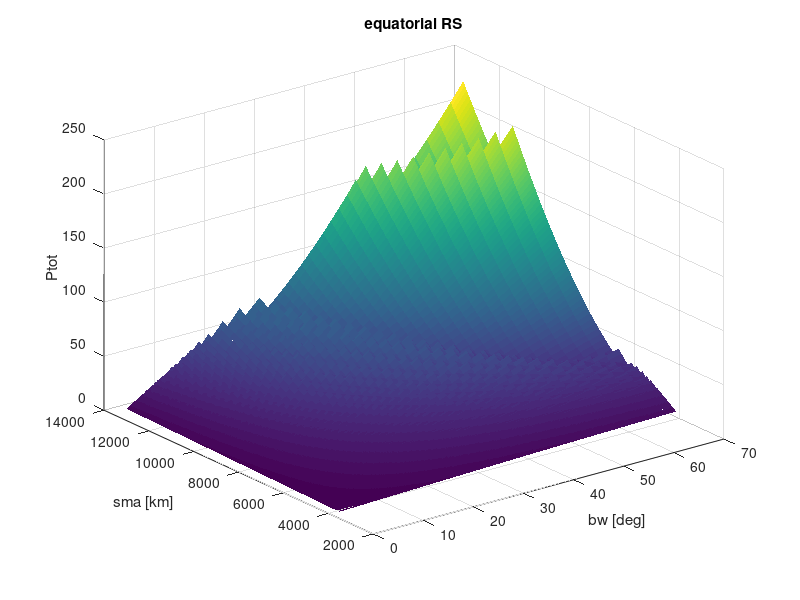

This chart was generated by the following MATLAB code:
clc; clear; close all;
load('beamwith.mat')

hmin = 500;                          % minimum altitude [km]
RM = 3393;                           % Mars radius [km]
h_sat = SMa - RM;
SMa = SMa(h_sat > hmin);
Psat = P_sat((h_sat > hmin), :)';
h_sat = SMa - RM;

Nb = length(bw);
Na = length(SMa);
Ptot = zeros(Nb, Na);
Nsat = zeros(Nb, Na);
R = zeros(Nb, Na);
for i = 1:Nb
    gamma = deg2rad(bw(i)/2);
    for j = 1:Na
        R(i, j) = abs(pi/2 - gamma - acos( cos(pi/2 - gamma) * (1 + h_sat(j) / RM) ));
        Nsat(i, j) = ceil(pi/R(i, j)); 
        Ptot(i, j) = Psat(i, j)*Nsat(i, j);
    end
end

Rdeg = R*180/pi;
LatRange = 15;

feasible_map = Rdeg >= sqrt(2)*LatRange;


% inf_map = not(feasible_map);
Ptot_feasible = feasible_map.*Ptot;
Ptot_feasible(not(feasible_map)) = NaN;
[Pmin, rows] = min(Ptot_feasible);
[Pmin, col] = min(Pmin);
row = rows(col); 
amin = SMa(col);
bmin = bw(row);
Nsatmin = Nsat(row, col);
P_per_sat = Pmin/Nsatmin;


surf(bw, SMa, Ptot', 'EdgeColor', 'none')
xlabel('bw [deg]'), ylabel('sma [km]'), zlabel('Ptot')
title('equatorial RS')

clearvars -except amin bmin Nsatmin Pmin P_per_sat LatRange
